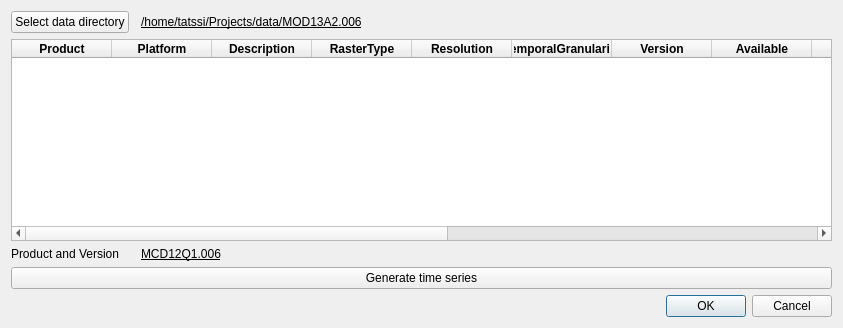
<?xml version="1.0" encoding="UTF-8"?>
<ui version="4.0">
 <class>Downloaders</class>
 <widget class="QDialog" name="Downloaders">
  <property name="geometry">
   <rect>
    <x>0</x>
    <y>0</y>
    <width>843</width>
    <height>328</height>
   </rect>
  </property>
  <property name="windowTitle">
   <string>Time series generator</string>
  </property>
  <layout class="QGridLayout" name="gridLayout">
   <item row="7" column="2" colspan="2">
    <widget class="QLabel" name="lblProductVersion">
     <property name="font">
      <font>
       <underline>true</underline>
      </font>
     </property>
     <property name="text">
      <string>MCD12Q1.006</string>
     </property>
    </widget>
   </item>
   <item row="11" column="0" colspan="4">
    <widget class="QPushButton" name="pbGenerateTimeSeries">
     <property name="text">
      <string>Generate time series</string>
     </property>
    </widget>
   </item>
   <item row="12" column="3">
    <widget class="QDialogButtonBox" name="buttonBox">
     <property name="orientation">
      <enum>Qt::Horizontal</enum>
     </property>
     <property name="standardButtons">
      <set>QDialogButtonBox::Cancel|QDialogButtonBox::Ok</set>
     </property>
    </widget>
   </item>
   <item row="5" column="0" colspan="4">
    <widget class="QTableWidget" name="tvProducts">
     <property name="selectionBehavior">
      <enum>QAbstractItemView::SelectRows</enum>
     </property>
     <column>
      <property name="text">
       <string>Product</string>
      </property>
      <property name="font">
       <font>
        <weight>75</weight>
        <bold>true</bold>
       </font>
      </property>
     </column>
     <column>
      <property name="text">
       <string>Platform</string>
      </property>
      <property name="font">
       <font>
        <weight>75</weight>
        <bold>true</bold>
       </font>
      </property>
     </column>
     <column>
      <property name="text">
       <string>Description</string>
      </property>
      <property name="font">
       <font>
        <weight>75</weight>
        <bold>true</bold>
       </font>
      </property>
     </column>
     <column>
      <property name="text">
       <string>RasterType</string>
      </property>
      <property name="font">
       <font>
        <weight>75</weight>
        <bold>true</bold>
       </font>
      </property>
     </column>
     <column>
      <property name="text">
       <string>Resolution</string>
      </property>
      <property name="font">
       <font>
        <weight>75</weight>
        <bold>true</bold>
       </font>
      </property>
     </column>
     <column>
      <property name="text">
       <string>TemporalGranularity</string>
      </property>
      <property name="font">
       <font>
        <weight>75</weight>
        <bold>true</bold>
       </font>
      </property>
     </column>
     <column>
      <property name="text">
       <string>Version</string>
      </property>
      <property name="font">
       <font>
        <weight>75</weight>
        <bold>true</bold>
       </font>
      </property>
     </column>
     <column>
      <property name="text">
       <string>Available</string>
      </property>
      <property name="font">
       <font>
        <weight>75</weight>
        <bold>true</bold>
       </font>
      </property>
     </column>
     <column>
      <property name="text">
       <string>DocLink</string>
      </property>
      <property name="font">
       <font>
        <weight>75</weight>
        <bold>true</bold>
       </font>
      </property>
     </column>
     <column>
      <property name="text">
       <string>Source</string>
      </property>
      <property name="font">
       <font>
        <weight>75</weight>
        <bold>true</bold>
       </font>
      </property>
     </column>
     <column>
      <property name="text">
       <string>TemporalExtentStart</string>
      </property>
      <property name="font">
       <font>
        <weight>75</weight>
        <bold>true</bold>
       </font>
      </property>
     </column>
     <column>
      <property name="text">
       <string>TemporalExtentEnd</string>
      </property>
      <property name="font">
       <font>
        <weight>75</weight>
        <bold>true</bold>
       </font>
      </property>
     </column>
     <column>
      <property name="text">
       <string>Deleted</string>
      </property>
      <property name="font">
       <font>
        <weight>75</weight>
        <bold>true</bold>
       </font>
      </property>
     </column>
     <column>
      <property name="text">
       <string>DOI</string>
      </property>
      <property name="font">
       <font>
        <weight>75</weight>
        <bold>true</bold>
       </font>
      </property>
     </column>
     <column>
      <property name="text">
       <string>ProductAndVersion</string>
      </property>
      <property name="font">
       <font>
        <weight>75</weight>
        <bold>true</bold>
       </font>
      </property>
     </column>
    </widget>
   </item>
   <item row="0" column="0">
    <widget class="QPushButton" name="pbDataDirectory">
     <property name="sizePolicy">
      <sizepolicy hsizetype="Minimum" vsizetype="Fixed">
       <horstretch>0</horstretch>
       <verstretch>0</verstretch>
      </sizepolicy>
     </property>
     <property name="text">
      <string>Select data directory</string>
     </property>
    </widget>
   </item>
   <item row="7" column="0" colspan="2">
    <widget class="QLabel" name="lblProductVersion_">
     <property name="text">
      <string>Product and Version</string>
     </property>
    </widget>
   </item>
   <item row="0" column="2" colspan="2">
    <widget class="QLabel" name="lblDataDir">
     <property name="font">
      <font>
       <underline>true</underline>
      </font>
     </property>
     <property name="text">
      <string>/home/tatssi/Projects/data/MOD13A2.006</string>
     </property>
    </widget>
   </item>
  </layout>
 </widget>
 <resources/>
 <connections>
  <connection>
   <sender>buttonBox</sender>
   <signal>accepted()</signal>
   <receiver>Downloaders</receiver>
   <slot>accept()</slot>
   <hints>
    <hint type="sourcelabel">
     <x>248</x>
     <y>254</y>
    </hint>
    <hint type="destinationlabel">
     <x>157</x>
     <y>274</y>
    </hint>
   </hints>
  </connection>
  <connection>
   <sender>buttonBox</sender>
   <signal>rejected()</signal>
   <receiver>Downloaders</receiver>
   <slot>reject()</slot>
   <hints>
    <hint type="sourcelabel">
     <x>316</x>
     <y>260</y>
    </hint>
    <hint type="destinationlabel">
     <x>286</x>
     <y>274</y>
    </hint>
   </hints>
  </connection>
 </connections>
 <designerdata>
  <property name="gridDeltaX">
   <number>10</number>
  </property>
  <property name="gridDeltaY">
   <number>10</number>
  </property>
  <property name="gridSnapX">
   <bool>true</bool>
  </property>
  <property name="gridSnapY">
   <bool>true</bool>
  </property>
  <property name="gridVisible">
   <bool>true</bool>
  </property>
 </designerdata>
</ui>
